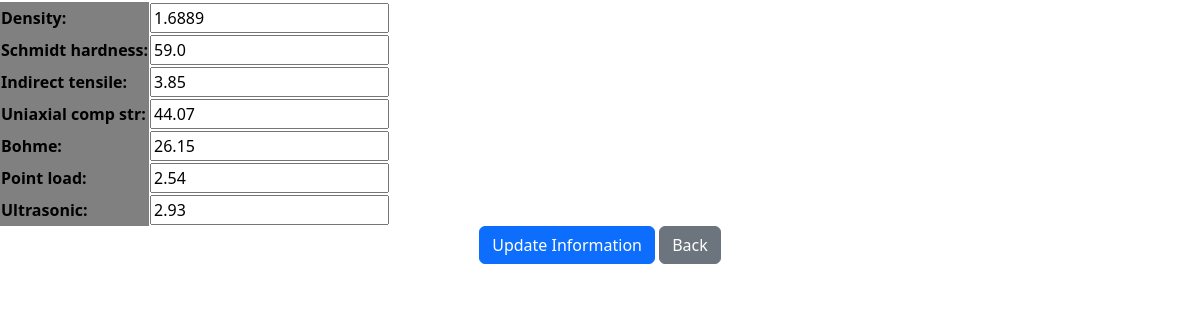
The app's page /stones/update-mechanical/2/ with its own data.
### atik/models.py (models this page shows, shortened)
class MechanicalProperties(models.Model):
    stone = models.OneToOneField(NaturalStones, on_delete=models.CASCADE)
    density = models.FloatField(blank=True, null=True)
    schmidt_hardness = models.FloatField(blank=True, null=True)
    indirect_tensile = models.FloatField(blank=True, null=True)
    uniaxial_comp_str = models.FloatField(blank=True, null=True)
    bohme = models.FloatField(blank=True, null=True)
    point_load = models.FloatField(blank=True, null=True)
    ultrasonic = models.FloatField(blank=True, null=True)

### atik/views.py (the view, shortened to what this page needs)
class UpdateMechanicalProperties(UpdateView):
    model = MechanicalProperties
    template_name = "atik/update-stone.html"
    fields = [
        "density",
        "schmidt_hardness",
        "indirect_tensile",
        "uniaxial_comp_str",
        "bohme",
        "point_load",
        "ultrasonic",
    ]
    def get_object(self, queryset=None):
        stone_id = self.kwargs["stone_id"]
        return self.model.objects.get(stone_id=stone_id)

### templates/atik/update-stone.html (shortened to what this page needs)
{% extends 'base.html' %}
{% load i18n %}
{% block content %}
<form action="" method="post">
    <table>
        <td>
            {{ form.as_table }}
        </td>
    </table>
    <div class="text-center">
        <button type="submit"
        class="btn btn-primary">
        {% trans 'Update Information' %}
        </button>
        <a type="button" class="btn btn-secondary"
        href="{% url 'atik:detail-stone' object.id %}">
            {% trans 'Back' %}
        </a>
    </div>
</form>
{% endblock %}

### templates/base.html (style rules this page uses)
th { background-color: gray; color: rgb(0, 0, 0); cursor: pointer; }

### records on screen
MechanicalProperties: density "1.6889", schmidt_hardness "59.0", indirect_tensile "3.85", uniaxial_comp_str "44.07", bohme "26.15", point_load "2.54", ultrasonic "2.93"
